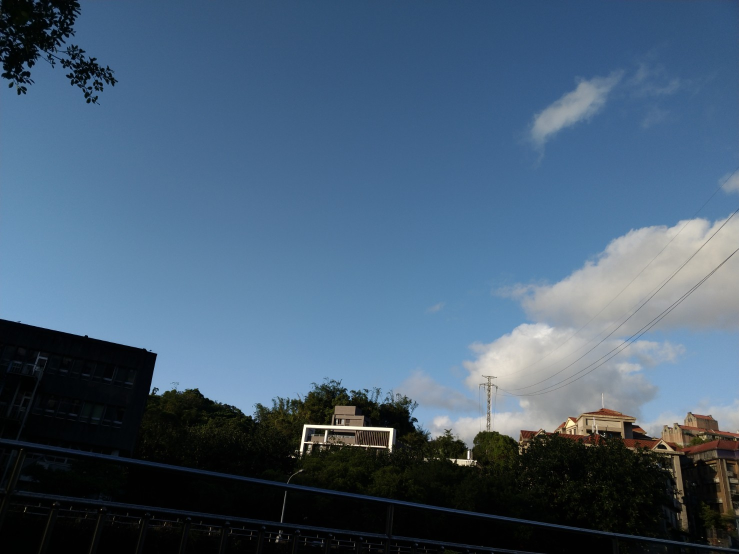
#> input picture hw3/hw3_2022_student/resource/frame1.jpg, 1478 x 1108 px (shown at 1/2 size); its folder holds 3 pictures in this run
$ python part4.py
#> lines starting #> are read from the running program, lines starting #| are printed output that depends on the picture
### hw3/hw3_2022_student/src/utils.py
import numpy as np
from scipy.linalg import null_space

def coord_to_homogeneous_coord(u: np.ndarray) -> np.ndarray:
    """
    converting normal 2D coordinates to 3D homogeneous coordinates
    e.g. [[x1, y1], [x2, y2]] -> [[x1, y1, 1], [x2, y2, 1]]
    :param u: N-by-2 coordinates
    :return: N-by-3 homogeneous coordinates
    """
    if u.shape[1] != 2:
        print('u should be in size (N, 2)')
        return None

    return np.insert(u, 2, 1, axis=1)

def homogeneous_coord_to_coord(u: np.ndarray) -> np.ndarray:
    """
    converting 3D homogeneous coordinates to normal 2D coordinates
    e.g. [[x1, y1, 1], [x2, y2, 1]] -> [[x1, y1], [x2, y2]]
    :param u: N-by-3 homogeneous coordinates
    :return: N-by-2 coordinates
    """
    if u.shape[1] != 3:
        print('u should be in size (N, 3)')
        return None

    return np.delete(u, 2, axis=1)

def transform_with_H(H: np.ndarray, u: np.ndarray) -> np.ndarray:
    """
    :param H: 3x3 H matrix
    :param u: Nx3 src homogeneous coordinates
    :return:  Nx3 dst homogeneous coordinates
    """
    if H.shape != (3, 3):
        print(f'H shape: {H.shape} != 3x3!!')
        return None
    if u.shape[1] != 3:
        print(f'u shape: {u.shape} != Nx3!!')
        return None
    new_coord = np.dot(H, u.T).T

    scalar = (1/new_coord[:, -1]).reshape(-1, 1) # norm w to 1
    new_coord = new_coord*scalar

    return new_coord.astype(int)

def form_A(u: list, v: list) -> np.ndarray:
    """
    forming A for function solve_homography(u, v)
    [
        0   0   0  -x  -y  -1  xy'   yy'  y'
        x   y   1   0   0   0  -xx' -yx' -x'
    ]
    :param u: 1-by-2 source pixel location
    :param v: 1-by-2 source pixel location
    :return: 2-by-9 matrix
    """

    first_row  = np.array([0, 0, 0, -u[0], -u[1], -1, u[0]*v[1], u[1]*v[1], v[1]])
    second_row = np.array([u[0], u[1], 1, 0, 0, 0, -u[0]*v[0], -u[1]*v[0], -v[0]])
    sub_A = np.stack((first_row, second_row), axis=1)
    return sub_A

def solve_homography(u, v):
    """
    This function should return a 3-by-3 homography matrix,
    u, v are N-by-2 matrices, representing N corresponding points for v = T(u)
    :param u: N-by-2 source pixel location matrices
    :param v: N-by-2 destination pixel location matrices
    :return:
    """
    N = u.shape[0]
    H = None

    if v.shape[0] is not N:
        print('u and v should have the same size')
        return None
    if N < 4:
        print('At least 4 points should be given')
        return None

    # TODO: 1.forming A
    A = form_A(u[0], v[0])
    for i in range(1, N):
        sub_A = form_A(u[i], v[i])
        A = np.concatenate((A, sub_A), axis=1)
        # print(f'A.shape: {A.shape}')

    # TODO: 2.solve H with A
    U, sigma, V = np.linalg.svd(A.T)
    H = V[-1].reshape(3, 3)

    # ns = null_space(A.T)[:, 0]
    # H = ns.reshape(3, 3)
    return H

def warping(src, dst, H, ymin, ymax, xmin, xmax, direction='b'):
    """
    Perform forward/backward warpping without for loops. i.e.
    for all pixels in src(xmin~xmax, ymin~ymax),  warp to destination
          (xmin=0,ymin=0)  source                       destination
                         |--------|              |------------------------|
                         |        |              |                        |
                         |        |     warp     |                        |
    forward warp         |        |  --------->  |                        |
                         |        |              |                        |
                         |--------|              |------------------------|
                                 (xmax=w,ymax=h)

    for all pixels in dst(xmin~xmax, ymin~ymax),  sample from source
                            source                       destination
                         |--------|              |------------------------|
                         |        |              | (xmin,ymin)            |
                         |        |     warp     |           |--|         |
    backward warp        |        |  <---------  |           |__|         |
                         |        |              |             (xmax,ymax)|
                         |--------|              |------------------------|

    :param src: source image
    :param dst: destination output image
    :param H:
    :param ymin: lower vertical bound of the destination(source, if forward warp) pixel coordinate
    :param ymax: upper vertical bound of the destination(source, if forward warp) pixel coordinate
    :param xmin: lower horizontal bound of the destination(source, if forward warp) pixel coordinate
    :param xmax: upper horizontal bound of the destination(source, if forward warp) pixel coordinate
    :param direction: indicates backward warping or forward warping
    :return: destination output image
    """

    h_src, w_src, ch = src.shape
    h_dst, w_dst, ch = dst.shape
    H_inv = np.linalg.inv(H)

    # TODO: 1.meshgrid the (x,y) coordinate pairs
    xv, yv = np.meshgrid(np.arange(xmin, xmax), np.arange(ymin, ymax))
    src_coords = np.dstack([xv, yv]).reshape(-1, 2) # for forward warping
    dst_coords = np.dstack([xv, yv]).reshape(-1, 2) # for backward warping

    # TODO: 2.reshape the destination pixels as N x 3 homogeneous coordinate

    if direction == 'b':
        # TODO: 3.apply H_inv to the destination pixels and retrieve (u,v) pixels, then reshape to (ymax-ymin),(xmax-xmin)
        dst_h_coords = coord_to_homogeneous_coord(dst_coords)

        src_h_coords = transform_with_H(H_inv, dst_h_coords)

        # TODO: 4.calculate the mask of the transformed coordinate (should not exceed the boundaries of source image)
        mask = (src_h_coords[:, 0] >= 0) & (src_h_coords[:, 0] < w_src) & (src_h_coords[:, 1] >= 0) & (src_h_coords[:, 1] < h_src)

        # TODO: 5.sample the source image with the masked and reshaped transformed coordinates
        dst_coords   = dst_coords[mask]
        src_h_coords = src_h_coords[mask]

        # TODO: 6. assign to destination image with proper masking
        dst[dst_coords[:, 1], dst_coords[:, 0]] = src[src_h_coords[:, 1], src_h_coords[:, 0]]

    elif direction == 'f':
        # TODO: 3.apply H to the source pixels and retrieve (u,v) pixels, then reshape to (ymax-ymin),(xmax-xmin)
        src_h_coords = coord_to_homogeneous_coord(src_coords)

        dst_h_coords = transform_with_H(H, src_h_coords)

        # TODO: 4.calculate the mask of the transformed coordinate (should not exceed the boundaries of destination image)
        mask = (dst_h_coords[:, 0] >= 0) & (dst_h_coords[:, 0] < w_dst) & (dst_h_coords[:, 1] >= 0) & (dst_h_coords[:, 1] < h_dst)

        # TODO: 5.filter the valid coordinates using previous obtained mask
        src_coords = src_coords[mask]
        dst_h_coords = dst_h_coords[mask]

        # TODO: 6. assign to destination image using advanced array indicing
        dst[dst_h_coords[:, 1], dst_h_coords[:, 0]] = src[src_coords[:, 1], src_coords[:, 0]]


    return dst

### hw3/hw3_2022_student/src/part4.py
import numpy as np
import cv2
import random
from tqdm import tqdm
from utils import coord_to_homogeneous_coord, homogeneous_coord_to_coord, solve_homography, transform_with_H, warping

random.seed(999)

def panorama(imgs):
    """
    Image stitching with estimated homograpy between consecutive
    :param imgs: list of images to be stitched
    :return: stitched panorama
    """
    h_max = max([x.shape[0] for x in imgs])
    w_max = sum([x.shape[1] for x in imgs])

    # create the final stitched canvas
    dst = np.zeros((h_max, w_max, imgs[0].shape[2]), dtype=np.uint8)
    dst[:imgs[0].shape[0], :imgs[0].shape[1]] = imgs[0]
    last_best_H = np.eye(3)
    out = None
    ransac_it = 5000
    ransac_distance_threshold = 12

    # for all images to be stitched:
    for idx in range(len(imgs) - 1):
        img1 = imgs[idx]
        img2 = imgs[idx + 1]

        # TODO: 1.feature detection & matching
        orb = cv2.ORB_create()

        kp1, des1 = orb.detectAndCompute(img1, None)
        kp2, des2 = orb.detectAndCompute(img2, None)

        bf = cv2.BFMatcher(cv2.NORM_HAMMING, crossCheck=True)

        matches = bf.match(des1, des2)
        # matches = sorted(matches, key = lambda x:x.distance) # sort them in the order of their distance

        # TODO: 2. apply RANSAC to choose best H
        max_inlier = 0
        best_H = None
        img1_kp = np.array([kp1[m.queryIdx].pt for m in matches]).astype(int)
        img1_kp_h = coord_to_homogeneous_coord(img1_kp)
        img2_kp = np.array([kp2[m.trainIdx].pt for m in matches]).astype(int)
        img2_kp_h = coord_to_homogeneous_coord(img2_kp)
        for i in range(ransac_it):
            selected_matches = random.sample(matches, 4) # random select four matches to compute H

            u = np.array([kp2[m.trainIdx].pt for m in selected_matches]).astype(int)
            v = np.array([kp1[m.queryIdx].pt for m in selected_matches]).astype(int)
            H = solve_homography(u, v)

            projected_pt = homogeneous_coord_to_coord(transform_with_H(H, img2_kp_h))
            error = np.sqrt(np.sum(np.square(img1_kp-projected_pt), axis=1))
            if np.count_nonzero(error < ransac_distance_threshold) > max_inlier:
                max_inlier = np.count_nonzero(error < ransac_distance_threshold)
                best_H = H

        # TODO: 3. chain the homographies
        last_best_H = last_best_H @ best_H

        # TODO: 4. apply warping
        dst = warping(img2, dst, last_best_H, 0, h_max, 0, w_max, direction='b')

    out = dst
    return out

if __name__ == "__main__":
    # ================== Part 4: Panorama ========================
    # TODO: change the number of frames to be stitched
    FRAME_NUM = 3
    imgs = [cv2.imread('../resource/frame{:d}.jpg'.format(x)) for x in range(1, FRAME_NUM + 1)]
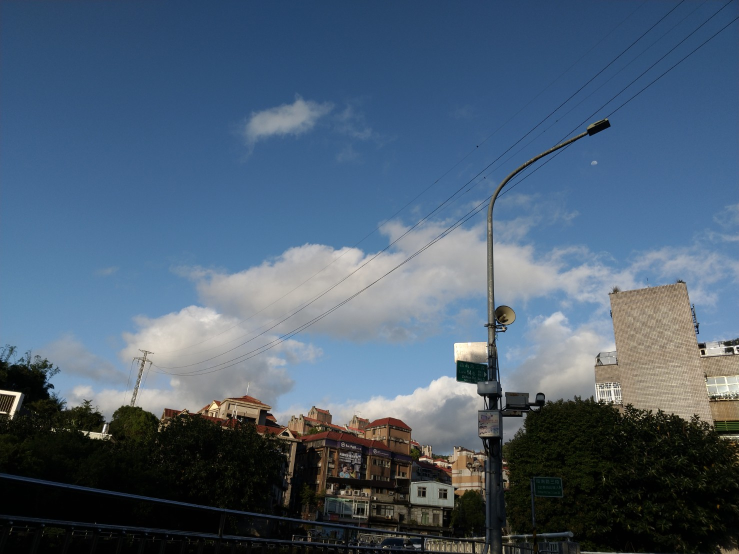
#> input picture hw3/hw3_2022_student/resource/frame2.jpg, 1478 x 1108 px (shown at 1/2 size)
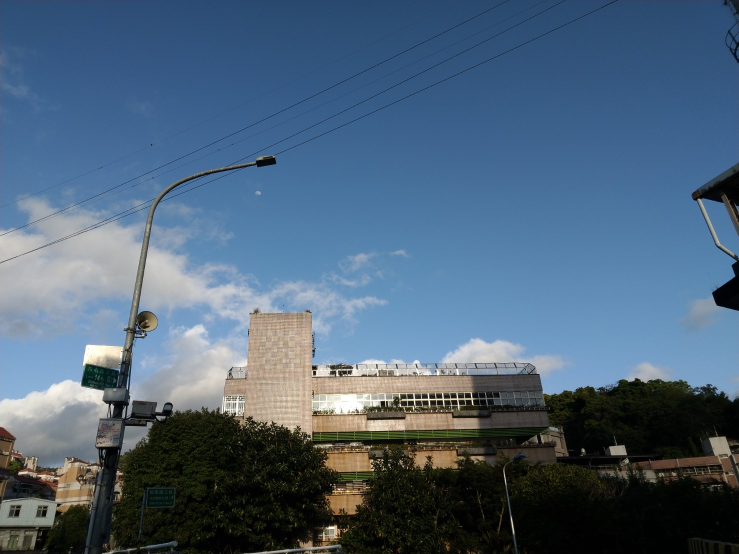
#> input picture hw3/hw3_2022_student/resource/frame3.jpg, 1478 x 1108 px (shown at 1/2 size)
#> imgs = 3 items
    output4 = panorama(imgs)
#> in panorama, `h_max = max([x.shape[0] for x in imgs])`: h_max = 1108
#> in panorama, `w_max = sum([x.shape[1] for x in imgs])`: w_max = 4434
#> in panorama, `dst[:imgs[0].shape[0], :imgs[0].shape[1]] = imgs[0]`:
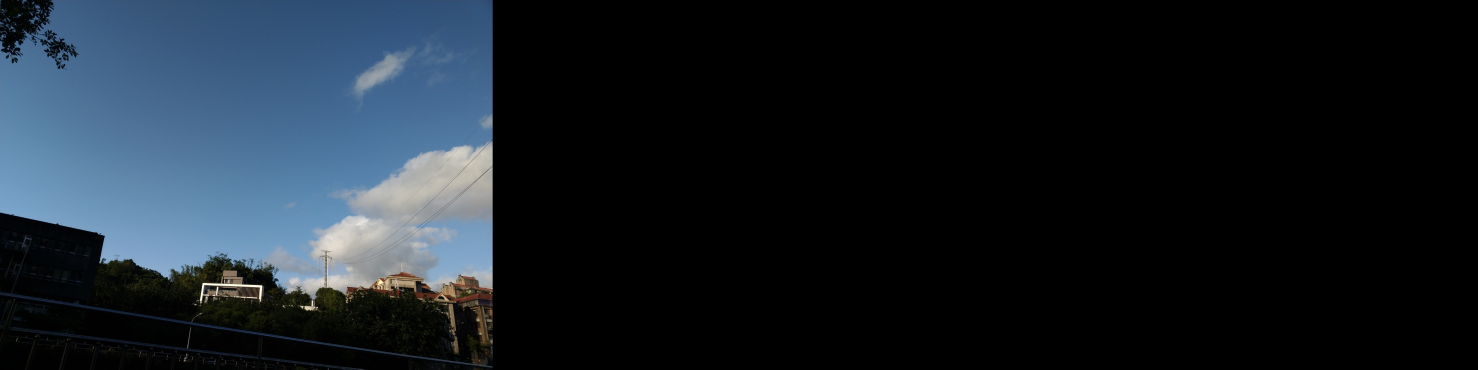
#> dst: shape (1108, 4434, 3) (shown at 1/3 size); mean of channels 0, 1, 2 38.4, 31, 23.4; drawn as B, G, R
#> the loop in panorama, `for idx in range(len(imgs) - 1):` made 2 passes
#> matches on pass 1: 161 matches
#> pass 1, in panorama, `dst = warping(img2, dst, last_best_H, 0, h_max, 0, w_max, direction='b')`:
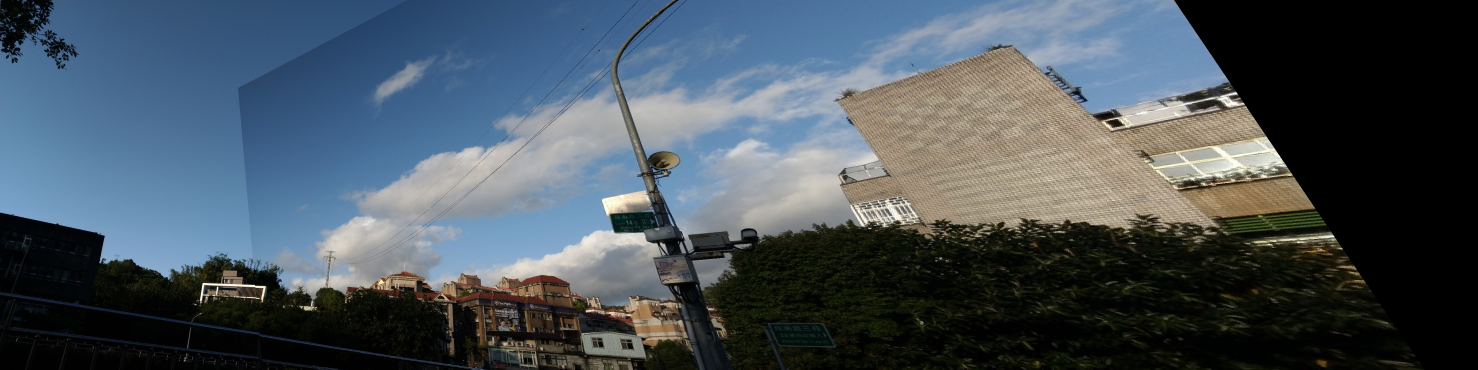
#> dst: shape (1108, 4434, 3) (shown at 1/3 size); mean of channels 0, 1, 2 92.3, 83.5, 72.4; drawn as B, G, R
#> pass 2, in panorama, `dst = warping(img2, dst, last_best_H, 0, h_max, 0, w_max, direction='b')`:
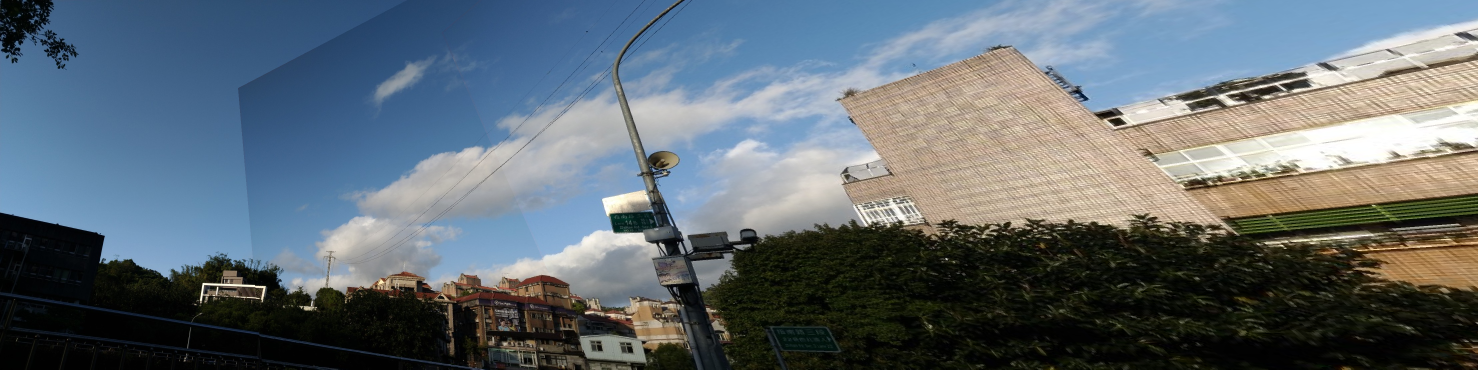
#> dst: shape (1108, 4434, 3) (shown at 1/3 size); mean of channels 0, 1, 2 115.1, 107.4, 96.6; drawn as B, G, R
#> in panorama, img1 is the input picture: shape (1108, 1478, 3); mean B, G, R 114.1, 94.6, 75.9
#> in panorama, img2 is the input picture: shape (1108, 1478, 3); mean B, G, R 121, 99.6, 77.7
    cv2.imwrite('output4.png', output4)
